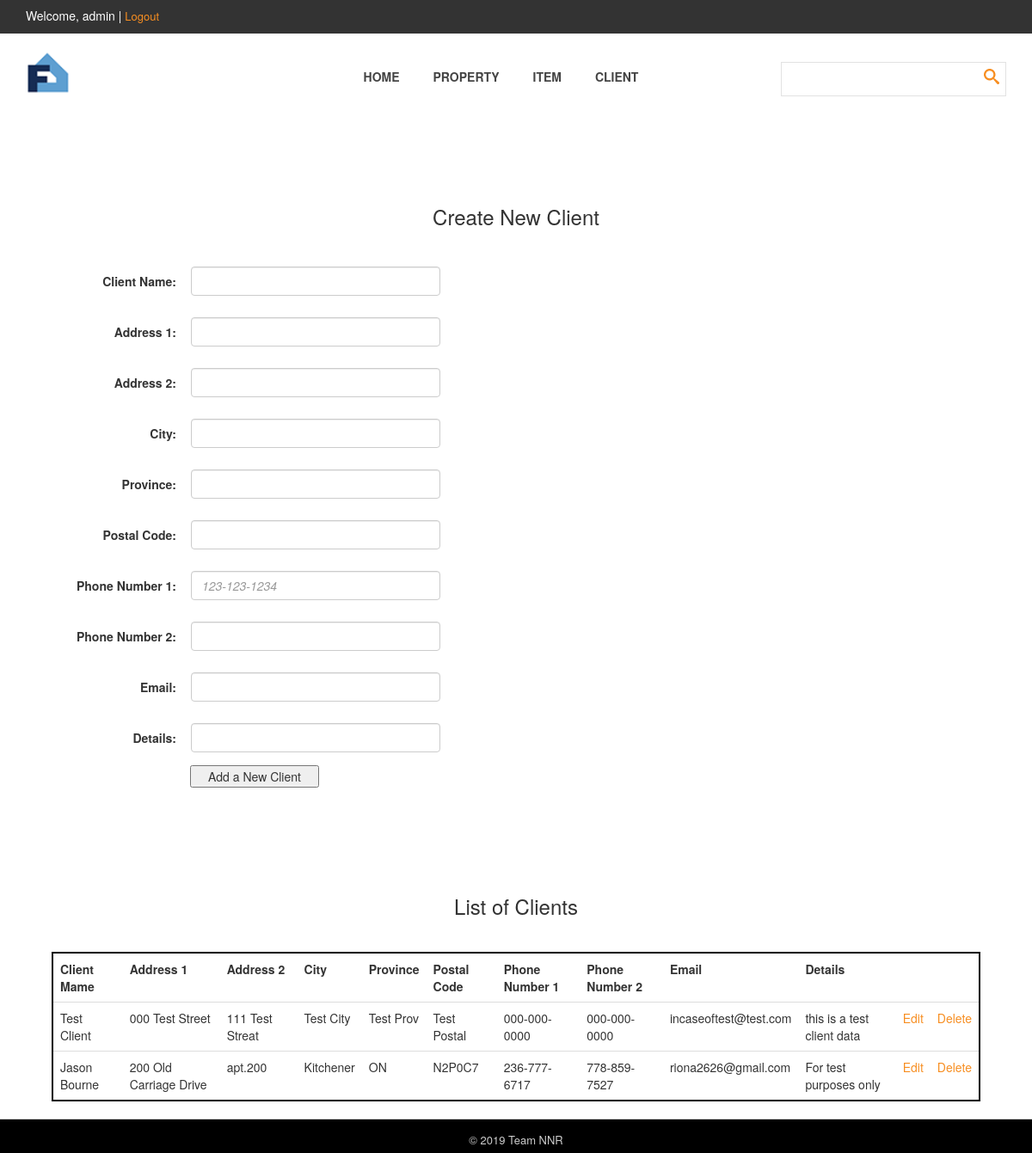
/list_client_page.php (signed in), run on the app's committed database.
### tables this page shows
CREATE TABLE `client` (
  `clientId` int(11) NOT NULL,
  `clientName` varchar(100) NOT NULL,
  `clientAddress1` varchar(200) NOT NULL,
  `clientAddress2` varchar(200) NOT NULL,
  `clientCity` varchar(50) NOT NULL,
  `clientProv` varchar(50) NOT NULL,
  `clientPostal` varchar(50) NOT NULL,
  `clientPhone1` varchar(200) NOT NULL,
  `clientPhone2` varchar(200) NOT NULL,
  `clientEmail` varchar(200) NOT NULL,
  `clientDetails` varchar(300) NOT NULL,
  `clientIdentification` mediumblob NOT NULL
);

### main/control.php (called while the page is built, shortened)
<?php
require_once('TCommon.php');
function list_clients(){
    $query = "select * from client ";
    return TCommon::getAll($query);
}

### main/dbHelper.php (called while the page is built, shortened)
<?php
Class DbHelper{
    private $pdo=null;
    public $sql="init";
    public $putErrorInfo=TRUE;
    public function __construct($dbConfig){
        try{
            $this->pdo = new PDO('mysql:host='.$dbConfig["host"].';dbname='.$dbConfig["dbName"], $dbConfig["user"],$dbConfig["pwd"]);
            $this->pdo->setAttribute(PDO::ATTR_ERRMODE, PDO::ERRMODE_EXCEPTION);
            $this->pdo->exec('set names utf8');
        }
        catch(PDOException $e){
            $this->$msg=$e->getMassage();
        }
    }
    public function querySql($sql){
        try{
            $this->sql=$sql;
            $this->pdo->exec('set names utf8');
            return $this->pdo->query($this->sql);
        }
        catch(PDOException $e){
            $this->msg= $e->getMessage();
            if($this->putErrorInfo){
                echo $this->msg."<br>".$this->sql;
            }
            return false;
        }
    }
}
?>

### main/TCommon.php (called while the page is built, shortened)
<?php
require_once('dbHelper.php');
Class TCommon
{
    static public $dbConfig = array(
        "host" => "localhost",
        "dbName" => "propertymanagement",
        "user" => "root",
        "pwd" => ""
    );
    static public function getAll($sql){
        $db = new DbHelper(TCommon::$dbConfig);
        $item = $db->querySql($sql);
        return $item->fetchAll();
    }
}
?>

### list_client_page.php (the view, shortened to what this page needs)
<?php
require_once('head.php');
?>
<?php if($u_name) {?>
<form class="form-ajax-post"
      data-action="./main/control.php?act=create_client"
      data-url="list_client_page.php">
    <h3 class="title">Create New Client</h3><br>
    <div id="newClient" class="form-group">
        <label>Client Name:</label>
        <input name="clientName" type="text" class="form-control"/>
    </div>
    <div id="newClient" class="form-group">
        <label>Address 1:</label>
        <input name="clientAddress1" type="text" class="form-control"/>
    </div>
    <div id="newClient" class="form-group">
        <label>Address 2:</label>
        <input name="clientAddress2" type="text" class="form-control"/>
    </div>
    <div id="newClient" class="form-group">
        <label>City:</label>
        <input name="clientCity" type="text" class="form-control"/>
    </div>
    <div id="newClient" class="form-group">
        <label>Province:</label>
        <input name="clientProv" type="text" class="form-control"/>
    </div>
    <div id="newClient" class="form-group">
         <label>Postal Code:</label>
         <input name="clientPostal" type="text" class="form-control"/>
    </div>
    <div id="newClient" class="form-group">
        <label>Phone Number 1:</label>
        <input name="clientPhone1" type="text" placeholder="123-123-1234" class="form-control">
    </div>
    <div id="newClient" class="form-group">
        <label>Phone Number 2:</label>
        <input name="clientPhone2" type="text" class="form-control">
    </div>
    <div id="newClient" class="form-group">
        <label>Email: </label>
        <input name="clientEmail" type="text" class="form-control">
    </div>
    <div id="newClient" class="form-group">
        <label>Details: </label>
        <input name="clientDetails" type="text" class="form-control">
    </div>
    <div id="newClientButton" class="form-group tT010 ">
        <button class="form-ajax-btn" type="submit">Add a New Client</button>
    </div>
    <br>
</form>
<h3 class="title">List of Clients</h3><br>
<?php $arr = list_clients(); ?>
<table class="table">
    <thead>
    <tr>
        <td>Client Mame</td>
        <td>Address 1</td>
        <td>Address 2</td>
        <td>City</td>
        <td>Province</td>
        <td>Postal Code</td>
        <td>Phone Number 1</td>
        <td>Phone Number 2</td>
        <td>Email</td>
        <td>Details</td>
        <td></td>
        <td></td>
    </tr>
    </thead>
    <tbody>
    <?php foreach($arr as $k => $v){ ?>
    <tr>
        <td><?php echo $v["clientName"] ;?></td>
        <td><?php echo $v["clientAddress1"] ;?></td>
        <td><?php echo $v["clientAddress2"] ;?></td>
        <td><?php echo $v["clientCity"] ;?></td>
        <td><?php echo $v["clientProv"] ;?></td>
        <td><?php echo $v["clientPostal"] ;?></td>
        <td><?php echo $v["clientPhone1"] ;?></td>
        <td><?php echo $v["clientPhone2"] ;?></td>
        <td><?php echo $v["clientEmail"] ;?></td>
        <td><?php echo $v["clientDetails"] ;?></td>
        <td><a href="./edit_client_page.php?id=<?php echo $v['clientId']?>">Edit</a></td>
        <td><a href="./main/control.php?act=del_client&clientName=<?php echo $v["clientName"]?>">Delete</a></td>
    </tr>
    <?php  } ?>
    </tbody>
</table>
<?php }else{?>
<h3 class="title">Please login/register first</h3>
<?php } require_once('foot.php'); ?>

### css/stylesheet.css (style rules this page uses)
a { text-decoration: none; color: #f78e21; }
*, *:before, *:after { -moz-box-sizing: border-box; -webkit-box-sizing: border-box; box-sizing: border-box; }
input, textarea { padding: 10px; border: 1px solid #e2e2e2; width: 100%; margin-top: 25px; font-size: 13px; font-style: italic; font-weight: 300; color: #aaa; outline: none; }
@media screen and (min-width: 995px) { body { overflow-x: hidden; } }

### css/mystyle.css (style rules this page uses)
.title { text-align: center; margin-top: 100px; }
.form-group { width:100%; margin:5px; }
.form-group label { display: inline-block; width: 200px; margin-right:3px; text-align: right; }
.form-group input { display: inline-block; width: 290px!important; margin: 10px; }
.form-group button { width: 150px!important; margin-right: 3px; text-align: center; margin-left: 208px; }
.table { margin: 10px 5% 5%; border-collapse: collapse; width: 90%; border: 2px solid black; }
thead tr td { font-weight:bold; }
#newClient, #editClient { text-align: left; }
#newClientButton, #editClientButton { text-align: left; margin-left: 13px; }

### data on the page
client: clientName "Test Client", clientAddress1 "000 Test Street", clientAddress2 "111 Test Streat", clientCity "Test City", clientProv "Test Prov", clientPostal "Test Postal", clientPhone1 "000-000-0000", clientPhone2 "000-000-0000", clientEmail "incaseoftest@test.com", clientDetails "this is a test client data"
client: clientName "Jason Bourne", clientAddress1 "200 Old Carriage Drive", clientAddress2 "apt.200", clientCity "Kitchener", clientProv "ON", clientPostal "N2P0C7", clientPhone1 "236-777-6717", clientPhone2 "778-859-7527", clientEmail "riona2626@gmail.com", clientDetails "For test purposes only"

### other printed values
$u_name "admin"
TCommon::$mainAuthor "Team NNR"
